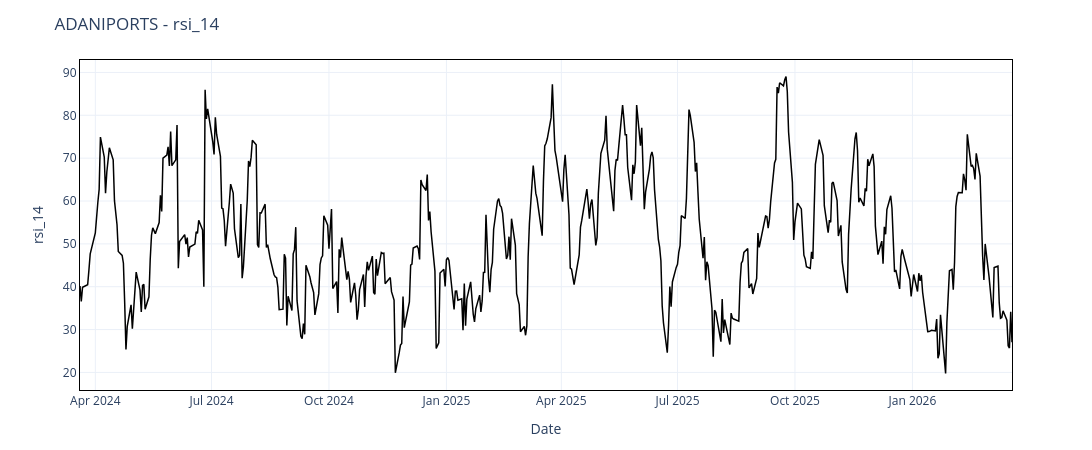

The notebook cell saved with this chart:
### Code cell
plot_feature("ADANIPORTS", "rsi_14", years=2)

### Figure 1 — Plotly figure (JSON) as saved in the notebook; plotly's stock layout.template omitted (floating-point values rounded to 4 significant figures; data arrays with more than 128 entries replaced by an {"elided": "..."} marker saying what was removed)
{"data": [{"line": {"color": "black", "width": 1.5}, "mode": "lines", "name": "rsi_14", "type": "scatter", "x": {"elided": "497 str values"}, "y": {"elided": "497 float values"}}], "layout": {"height": 450, "hovermode": "x unified", "margin": {"b": 60, "l": 80, "r": 80, "t": 60}, "title": {"text": "ADANIPORTS - rsi_14"}, "width": 1100, "xaxis": {"linecolor": "black", "mirror": true, "showline": true, "title": {"text": "Date"}}, "yaxis": {"linecolor": "black", "mirror": true, "showline": true, "title": {"text": "rsi_14"}}}}
